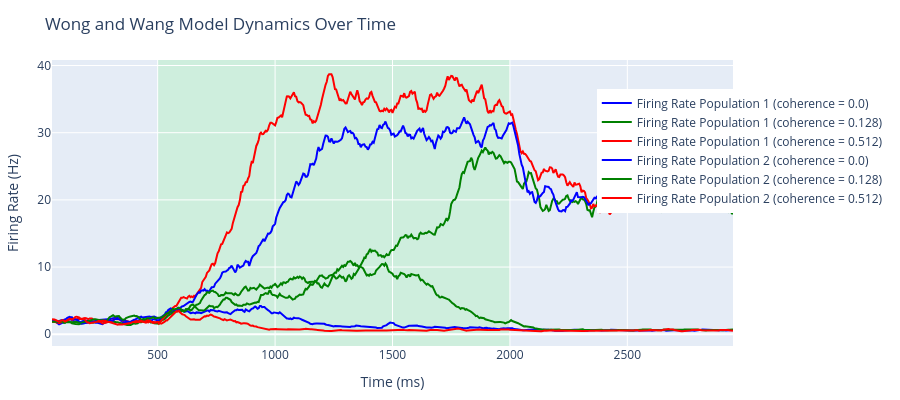
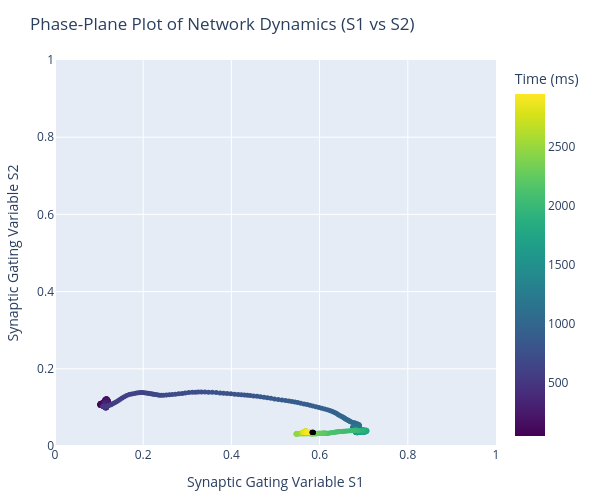

Notebook cell for these charts, in order:
### Code cell
# Import necessary packages
using Random
using Statistics
using PlotlyJS

# Set random seed for reproducibility
Random.seed!(1234)

# Simulation Parameters
dt = 0.5                        # Time step (ms)
t_max = 3000.0                  # Total simulation time (ms)
time = 0.0:dt:t_max             # Time vector
n_time_steps = length(time)

# Model Parameters
# Time Constants
τ_NMDA = 100.0                  # NMDA synaptic time constant (ms)
τ_AMPA = 2.0                    # AMPA synaptic time constant (ms)

# Synaptic Efficacies
J_N = 0.2609                    # Recurrent NMDA excitation strength
J_N_cross = 0.0497              # Cross NMDA excitation

# NMDA Gain Factor
γ = 0.641                       # NMDA receptor gain factor

# External Inputs
I_0 = 0.3255                    # Baseline external input (nA)
μ0 = 30                         # Hz, mean input
J_Input = 5.2e-4                # Input excitation
coherence_values = [0.0, 0.128, 0.512]  # Different coherence levels

stim_start = 500.0              # Stimulus onset time (ms)
stim_end = 2000.0               # Stimulus offset time (ms)

# Noise Parameters
σ_I = 0.02                      # Reduced standard deviation of input noise (nA)

# Define transfer function H(I)
# F-I Curve Parameters (Excitatory Neurons)
a = 270.0                       # (Hz/nA)
b = 108.0                       # (Hz)
d = 0.154                       # (s)
function H(I)
    I_eff = a * I - b
    return I_eff / (1.0 - exp(-d * I_eff))
end

# Function to run simulation for a given coherence
function run_simulation(coherence)
    # Stimulus input to Population 1&2
    I_stim_1 = J_Input * μ0 * (1 + coherence) 
    I_stim_2 = J_Input * μ0 * (1 - coherence)

    # Initialize variables
    S1 = zeros(n_time_steps)        # Synaptic gating variable for Population 1
    S2 = zeros(n_time_steps)        # Synaptic gating variable for Population 2

    r1 = zeros(n_time_steps)        # Firing rate of Population 1
    r2 = zeros(n_time_steps)        # Firing rate of Population 2

    I1 = zeros(n_time_steps)        # Total input current to Population 1
    I2 = zeros(n_time_steps)        # Total input current to Population 2

    # Precompute external inputs
    I_ext1 = fill(I_0, n_time_steps)
    I_ext2 = fill(I_0, n_time_steps)

    stim_indices = findall(t -> t >= stim_start && t <= stim_end, time)
    I_ext1[stim_indices] .+= I_stim_1
    I_ext2[stim_indices] .+= I_stim_2

    # Simulate the network dynamics
    I_noise1 = σ_I * randn()
    I_noise2 = σ_I * randn()

    S1[1] = S2[1] = 0.1
    for t in 1:n_time_steps-1
        # Compute noise terms
        I_noise1 = I_noise1 + dt / τ_AMPA * (-I_noise1) + sqrt(dt/τ_AMPA) * σ_I * randn()
        I_noise2 = I_noise2 + dt / τ_AMPA * (-I_noise2) + sqrt(dt/τ_AMPA) * σ_I * randn()

        # Compute total input currents
        I1[t] = J_N * S1[t] - J_N_cross * S2[t] + I_ext1[t] + I_noise1
        I2[t] = J_N * S2[t] - J_N_cross * S1[t] + I_ext2[t] + I_noise2

        # Compute firing rates
        r1[t] = H(I1[t])
        r2[t] = H(I2[t])
        r1[t] = r1[t] < 0 ? 0 : r1[t]
        r2[t] = r2[t] < 0 ? 0 : r2[t]

        # Update synaptic gating variables using Euler method with gamma_NMDA
        S1[t+1] = S1[t] + (- S1[t] / τ_NMDA + (1 - S1[t]) * γ * r1[t] / 1000) * dt
        S2[t+1] = S2[t] + (- S2[t] / τ_NMDA + (1 - S2[t]) * γ * r2[t] / 1000) * dt
    end

    # Calculate mean rates and gating variables with sliding window
    time_window = Int(50 / dt)                          # time window 50 ms
    sliding_step = Int(5 / dt)                          # sliding window step 5 ms
    r1_smooth = [mean(r1[1:time_window])]
    r2_smooth = [mean(r2[1:time_window])]
    S1_smooth = [mean(S1[1:time_window])]
    S2_smooth = [mean(S2[1:time_window])]
    for t in 1:Int(floor((n_time_steps - time_window) / sliding_step))
        start_idx = sliding_step * (t-1) + 1
        end_idx = sliding_step * (t-1) + time_window
        push!(r1_smooth, mean(r1[start_idx:end_idx]))
        push!(r2_smooth, mean(r2[start_idx:end_idx]))
        push!(S1_smooth, mean(S1[start_idx:end_idx]))
        push!(S2_smooth, mean(S2[start_idx:end_idx]))
    end

    return r1_smooth, r2_smooth, S1_smooth, S2_smooth
end

# Run simulations for different coherence values
results = Dict()
for coherence in coherence_values
    results[coherence] = run_simulation(coherence)
end

# Visualization using PlotlyJS

# Plot firing rates over time
traces_r1 = []
traces_r2 = []
colors = ["blue", "green", "red"]
for (i, coherence) in enumerate(coherence_values)
    r1_smooth, r2_smooth, _, _ = results[coherence]
    push!(traces_r1, scatter(
        x = dt*time_window:dt*sliding_step:dt*(n_time_steps - time_window),
        y = r1_smooth,
        mode = "lines",
        name = "Firing Rate Population 1 (coherence = $coherence)",
        line = attr(color = colors[i], width = 2)
    ))
    push!(traces_r2, scatter(
        x = dt*time_window:dt*sliding_step:dt*(n_time_steps - time_window),
        y = r2_smooth,
        mode = "lines",
        name = "Firing Rate Population 2 (coherence = $coherence)",
        line = attr(color = colors[i], width = 2)
    ))
end

# Create shape for stimulus period
stim_shape = [
    attr(
        type = "rect",
        xref = "x",
        yref = "paper",
        x0 = stim_start,
        y0 = 0,
        x1 = stim_end,
        y1 = 1,
        fillcolor = "rgba(0, 255, 0, 0.1)",
        line = attr(width = 0),
        layer = "below"
    )
]

# Create layout for time series plot
layout_time_series = Layout(
    title = "Wong and Wang Model Dynamics Over Time",
    xaxis = attr(title = "Time (ms)"),
    yaxis = attr(title = "Firing Rate (Hz)"),
    legend = attr(orientation = "v", x = 0.8, y = 0.9),
    shapes = stim_shape,
    height = 400
)

# Create figure for time series and display
fig_time_series = Plot(vcat(traces_r1..., traces_r2...), layout_time_series)

display(fig_time_series)

# Phase-plane Plot: Plot S1 vs S2
trace_phase_plane = scatter(
    x = S1_smooth,
    y = S2_smooth,
    mode = "lines+markers",
    marker = attr(
        color = Array(dt*time_window:dt*sliding_step:dt*(n_time_steps - time_window)),  # Color by time
        colorscale = "Viridis",
        size = 5,
        showscale = true,
        colorbar = attr(title = "Time (ms)")
    ),
    line = attr(color = "gray"),
    name = "Trajectory"
)

# Create layout for phase-plane plot
layout_phase_plane = Layout(
    xaxis_range=[0.0, 1.0], yaxis_range=[0.0, 1.0],
    title = "Phase-Plane Plot of Network Dynamics (S1 vs S2)",
    xaxis = attr(title = "Synaptic Gating Variable S1"),
    yaxis = attr(title = "Synaptic Gating Variable S2"),
    legend = attr(orientation = "h", x = 0.3, y = 1.1),
    width = 600,
    height = 500
)

# Create figure for phase-plane plot and display
fig_phase_plane = Plot([trace_phase_plane], layout_phase_plane)

display(fig_phase_plane)

### Figure 1 — Plotly figure (JSON) as saved in the notebook; plotly's stock layout.template omitted (floating-point values rounded to 4 significant figures; data arrays with more than 128 entries replaced by an {"elided": "..."} marker saying what was removed)
{"data": [{"line": {"color": "blue", "width": 2}, "mode": "lines", "name": "Firing Rate Population 1 (coherence = 0.0)", "type": "scatter", "x": {"elided": "581 int values"}, "y": {"elided": "591 float values"}}, {"line": {"color": "green", "width": 2}, "mode": "lines", "name": "Firing Rate Population 1 (coherence = 0.128)", "type": "scatter", "x": {"elided": "581 int values"}, "y": {"elided": "591 float values"}}, {"line": {"color": "red", "width": 2}, "mode": "lines", "name": "Firing Rate Population 1 (coherence = 0.512)", "type": "scatter", "x": {"elided": "581 int values"}, "y": {"elided": "591 float values"}}, {"line": {"color": "blue", "width": 2}, "mode": "lines", "name": "Firing Rate Population 2 (coherence = 0.0)", "type": "scatter", "x": {"elided": "581 int values"}, "y": {"elided": "591 float values"}}, {"line": {"color": "green", "width": 2}, "mode": "lines", "name": "Firing Rate Population 2 (coherence = 0.128)", "type": "scatter", "x": {"elided": "581 int values"}, "y": {"elided": "591 float values"}}, {"line": {"color": "red", "width": 2}, "mode": "lines", "name": "Firing Rate Population 2 (coherence = 0.512)", "type": "scatter", "x": {"elided": "581 int values"}, "y": {"elided": "591 float values"}}], "layout": {"height": 400, "legend": {"orientation": "v", "x": 0.8, "y": 0.9}, "margin": {"b": 50, "l": 50, "r": 50, "t": 60}, "shapes": [{"fillcolor": "rgba(0, 255, 0, 0.1)", "layer": "below", "line": {"width": 0}, "type": "rect", "x0": 500, "x1": 2000, "xref": "x", "y0": 0, "y1": 1, "yref": "paper"}], "title": "Wong and Wang Model Dynamics Over Time", "xaxis": {"title": "Time (ms)"}, "yaxis": {"title": "Firing Rate (Hz)"}}}

### Figure 2 — Plotly figure (JSON) as saved in the notebook; plotly's stock layout.template omitted (floating-point values rounded to 4 significant figures; data arrays with more than 128 entries replaced by an {"elided": "..."} marker saying what was removed)
{"data": [{"line": {"color": "gray"}, "marker": {"color": {"elided": "581 int values"}, "colorbar": {"title": "Time (ms)"}, "colorscale": "Viridis", "showscale": true, "size": 5}, "mode": "lines+markers", "name": "Trajectory", "type": "scatter", "x": {"elided": "591 float values"}, "y": {"elided": "591 float values"}}], "layout": {"height": 500, "legend": {"orientation": "h", "x": 0.3, "y": 1.1}, "margin": {"b": 50, "l": 50, "r": 50, "t": 60}, "title": "Phase-Plane Plot of Network Dynamics (S1 vs S2)", "width": 600, "xaxis": {"range": [0, 1], "title": "Synaptic Gating Variable S1"}, "yaxis": {"range": [0, 1], "title": "Synaptic Gating Variable S2"}}}
